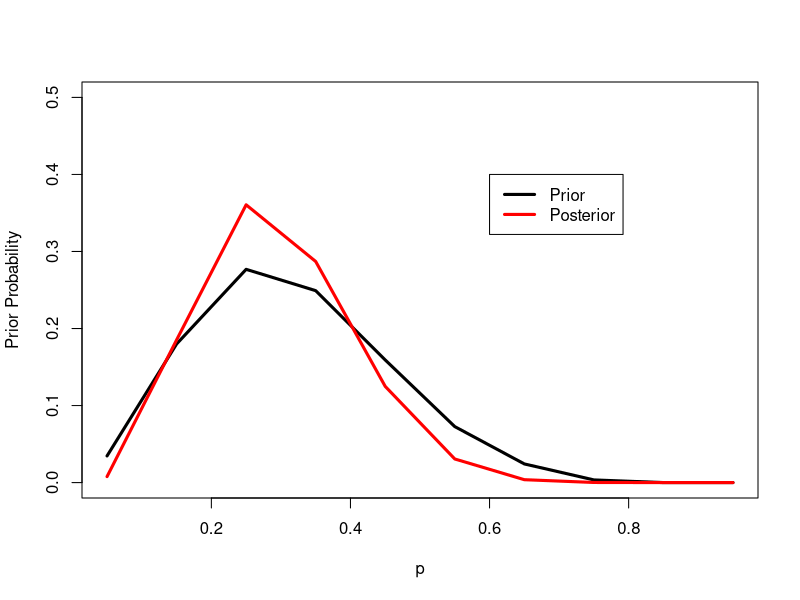
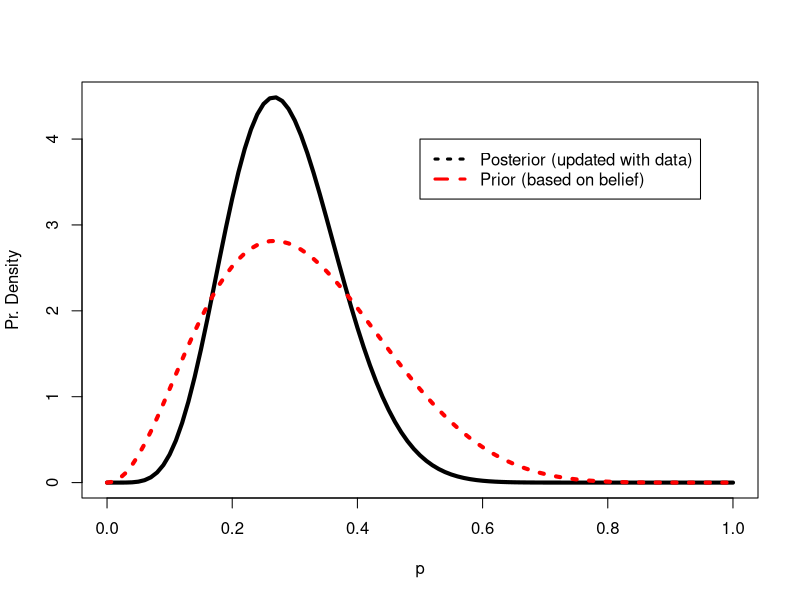
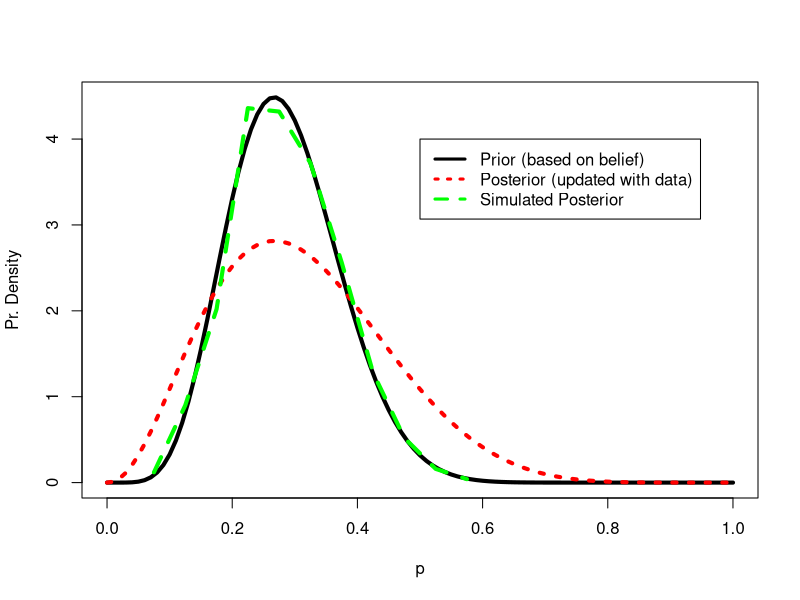
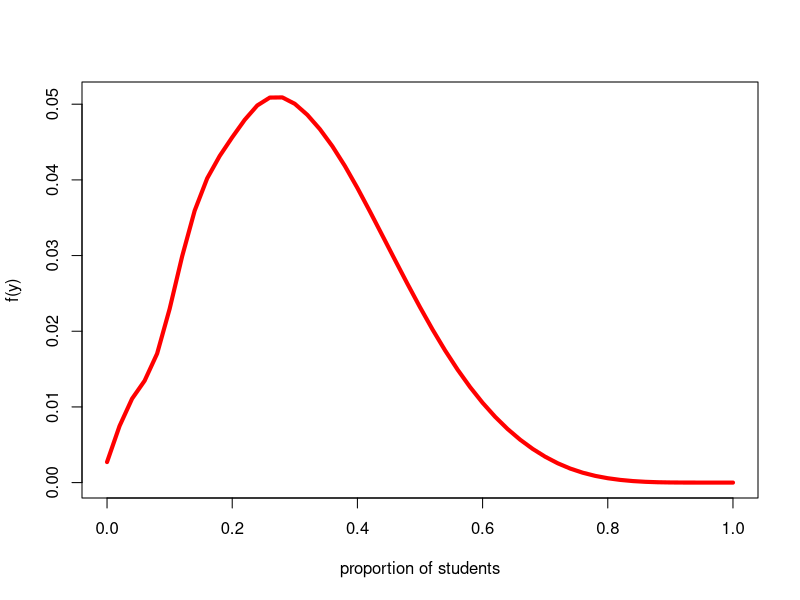
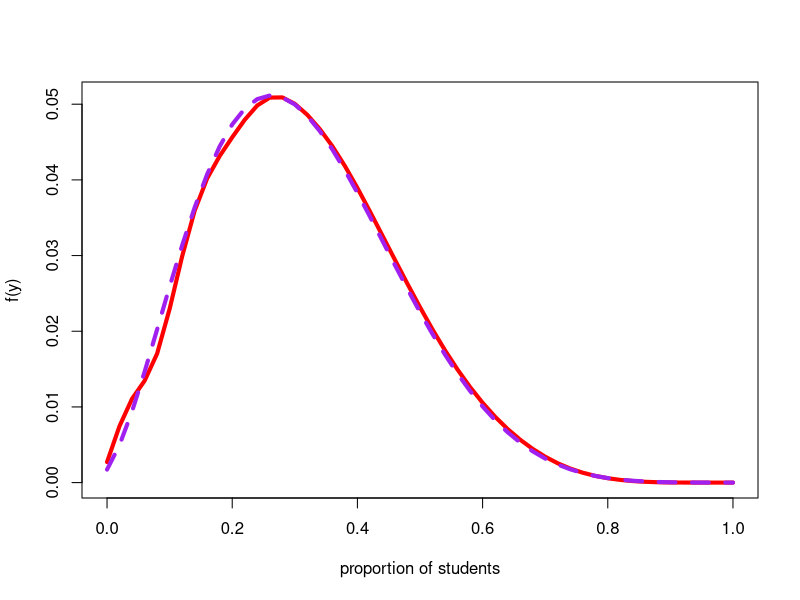
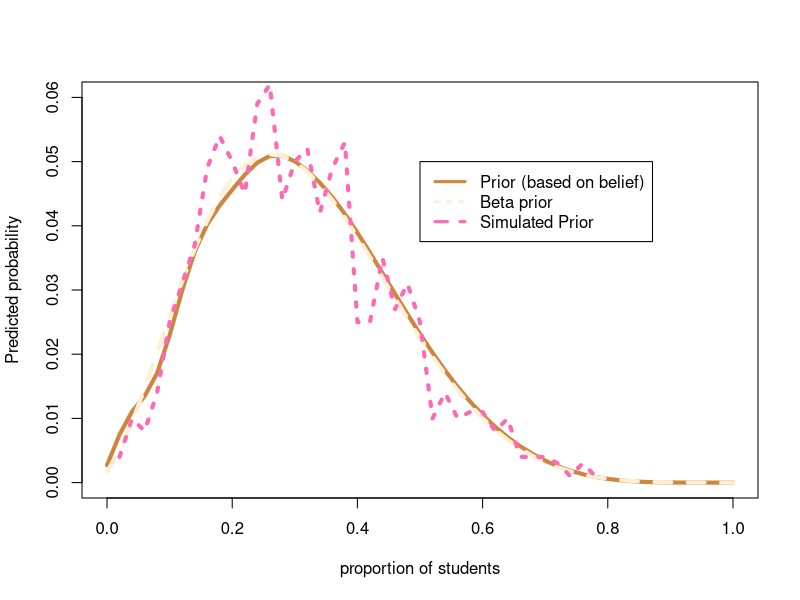
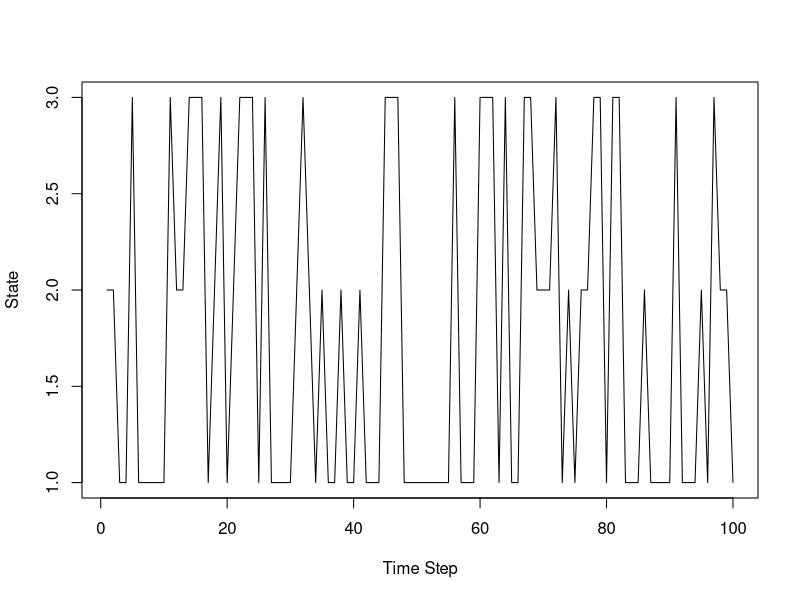
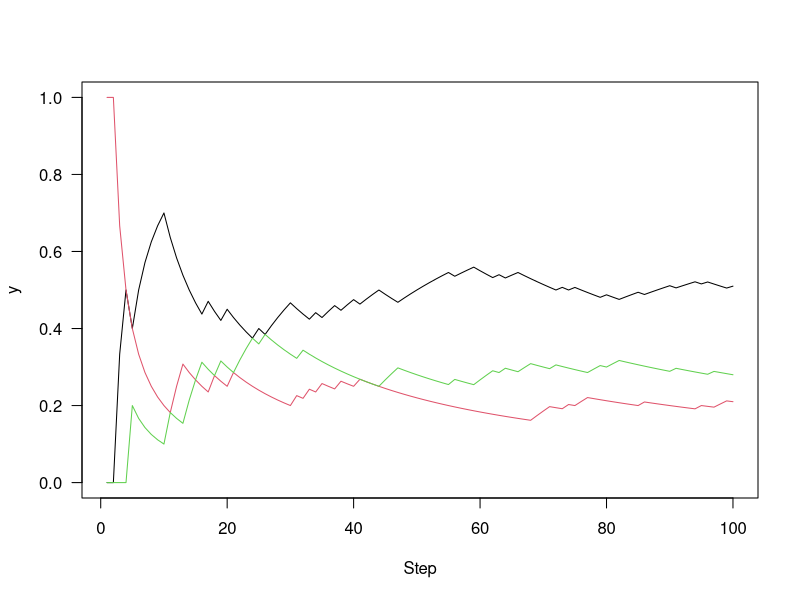

Write R code to recreate these figures, in order.
## ---- chunk 1
#vector of possible proportions
   p = seq(0.05, 0.95, by = 0.1)
## ---- chunk 2
prior = c(1, 5.2, 8, 7.2, 4.6, 2.1, 0.7, 0.1, 0, 0)
prior = prior/sum(prior)
## ---- chunk 3

s = 4 #number of successes
f = 11 #number of failures
data = c(s, f)

#defining a posterior distribution based on a Beta model

post = p^s * (1-p)^f
post = post/sum(post)
## ---- chunk 4
plot(p, prior, type = "l", ylab="Prior Probability", ylim=c(0,0.5), lwd=3)
lines(p, post, col='red', lwd=3)
legend(.6, .4, c("Prior", "Posterior"), col=c("black","red"), lwd=3)
## ---- chunk 5
install.packages("LearnBayes")
library(LearnBayes)
post = pdisc(p, prior, data)
## ---- chunk 6
#quantile on our DCF
quantile2=list(p=.9,x=.5) #90th percentile is .5
quantile1=list(p=.5,x=.3) #50th percentile is .3
## ---- chunk 7
beta.select(quantile1,quantile2)
## ---- chunk 8
#paramters (estimated) of our Beta distribution that we are using a model to our prior (to give use the likelihood)
a  = 3.26
b = 7.19

# use dbeta as the density of the beta distribution with shape parameters a+s and b+f, to give us the posterior
curve(dbeta(x,a+s,b+f), from=0, to=1, xlab="p",ylab="Pr. Density",lty=1,lwd=4)

#prior distribution (a,b)
curve(dbeta(x,a,b),add=TRUE,lty=3,lwd=4, col="red")

# add a legend
legend(.5,4,c("Posterior (updated with data)","Prior (based on belief)"), lty=c(3,2),lwd=c(3,3), col=c("black","red"))
## ---- chunk 9
1 - pbeta(0.5, a + s, b + f)
## ---- chunk 10
ps = rbeta(1000, a + s, b + f)
## ---- chunk 11
# use dbeta as the density of the beta distribution with shape parameters a+s and b+f
curve(dbeta(x,a+s,b+f), from=0, to=1, xlab="p",ylab="Pr. Density",lty=1,lwd=4)

#posterior distribution
curve(dbeta(x,a,b),add=TRUE,lty=3,lwd=4, col="red")

# get the histogram
h = hist(ps, plot=F)

lines(h$mids, h$density, lty=2,lwd=4, col="green")

# add a legend
legend(.5,4,c("Prior (based on belief)","Posterior (updated with data)","Simulated Posterior"),
       lty=c(1,3,2),lwd=c(3,3,3), col=c("black","red", "green"))

## ---- chunk 12
m=50 #future sample size m
ys=0:m #number of successes
pred=pdiscp(p, prior, m, ys) #vector of predictive probabilities

# make a plot of predicted probabilities vs proportion of students
plot(ys/m, pred, 'l', lwd=4, col="red", ylab="f(y)", xlab="proportion of students")
## ---- chunk 13
pred_beta = pbetap(c(a, b), m, ys)

# let's update our plot
plot(ys/m, pred, 'l', lwd=4, col="red", ylab="f(y)", xlab="proportion of students")
lines(ys/m, pred_beta, 'l', lwd=4, lty =2, col="purple") #gives very similar answers
## ---- chunk 14
pprime = rbeta(1000, a, b)
## ---- chunk 15
Ntrials = 50
y = rbinom(1000, Ntrials, pprime)
## ---- chunk 16
freq = table(y)
freq
## ---- chunk 17
#convert frequencies to probabilities
predprob = freq/sum(freq)

ysim=as.integer(names(freq))
## ---- chunk 18
cols = c("peru","papayawhip", "hotpink")

# let's update our plot again
plot(ys/m, pred, 'l', lwd=4, col=cols[1], ylab="Predicted probability", xlab="proportion of students", ylim=c(0,.06))
lines(ys/m, pred_beta, 'l', lwd=4, lty =2, col=cols[2])
lines(ysim/m, predprob, 'l', lwd=4, lty =3, col=cols[3])

# add a legend
legend(.5,.05,c("Prior (based on belief)","Beta prior","Simulated Prior"),
       lty=c(1,3,2),lwd=c(3,3,3), col=cols)

## ---- chunk 19
dist=cbind(ysim,predprob)
discint(dist, .95)

.956/m
27/m

## ---- chunk 20
P = rbind(c(.5,  .25, .25),
           c(.2,  .1,  .7),
           c(.25, .25, .5))
P
## ---- chunk 21
v = eigen(t(P), FALSE)$vectors[,1]
v = v/sum(v) # normalise eigenvector
## ---- chunk 22
run = function(i, P, n) {
    res = integer(n) #preallocate the array
    for (t in seq_len(n))
        res[[t]] = sample(nrow(P), 1, pr=P[i,]) #get random sample with certain probability
    res
}
## ---- chunk 23
samples = run(1, P, 100)
plot(samples, type="l", xlab="Time Step", ylab="State")
## ---- chunk 24
cum_mean = function(x){
  cumsum(x)/seq_along(x)
}
## ---- chunk 25
plot(cum_mean(samples == 1), type="l", ylim=c(0, 1),
     xlab="Step", ylab="y", las=1)
lines(cum_mean(samples == 2), col=2)
lines(cum_mean(samples == 3), col=3)
## ---- chunk 26
n = 5000
set.seed(1) #for reproducibility
samples = run(1, P, n)
plot(cum_mean(samples == 1), type="l", ylim=c(0, 1), log="x",
     xlab="Step", ylab="y", col=1)
lines(cum_mean(samples == 2), col=2)
lines(cum_mean(samples == 3), col=3)
abline(h=v, lty=2) #draw horizontal lines for steady state v
## ---- chunk 27
# get 100 random numbers from the exponential distribution
x = rexp(100)

# we're gonna run the simulation 10,000 times
Nsteps = 10000
# preallocate an output array
lambda = rep(0,Nsteps)

# start with a value of 1 
lambda[1] = cur_lambda <- 1  # Starting value
for (i in 1:Nsteps) {
   #propose a new lambda
   prop_lambda = runif(1,0,5)  #sample from uniform distribution
   #define the acceptance probability
   alpha = exp(sum(dexp(x,prop_lambda,log=TRUE)) - sum(dexp(x,cur_lambda,log=TRUE)))
   if (runif(1) < alpha) 
     # if accepted, set current lambda as prop lambda 
     cur_lambda = prop_lambda
     # and stash this lambda in lambda array
     lambda[i] = cur_lambda
}

hist(lambda)
## ---- chunk 28
p = 0.4
mu = c(-1, 2)
sd = c(.5, 2)

f = function(x)
    p     * dnorm(x, mu[1], sd[1]) +
    (1-p) * dnorm(x, mu[2], sd[2])
## ---- chunk 29
curve(f(x), col="red", -4, 8, n=301)
## ---- chunk 30
q = function(x) rnorm(1, x, 4)
## ---- chunk 31
# we're passing it a value for x, and 2 functions, f, and q
onestep = function(x, f, q) {
    ## Pick new point
    xp = q(x)
    ## Acceptance probability:
    alpha = min(1, f(xp) / f(x))
    ## Accept new point with probability alpha:
    if (runif(1) < alpha)
        x = xp
    ## Returning the point:
    x
}
## ---- chunk 32
#start with x
run = function(x, f, q, nsteps) {
    #return a matrix with nsteps rows, and the same number of columns as length(x)
    res = matrix(NA, nsteps, length(x))
    for (i in seq_len(nsteps))
        # we need to use an "assignment vector" to pass x to the function
        res[i,] = x <- onestep(x, f, q) 
    drop(res) #squeeze the dimensions to 1 level
}
## ---- chunk 33
start = -10
res = run(start, f, q, 1000)
## ---- chunk 34
plot(res, type="l", ylab="Parameter", xlab="Sample")
## ---- chunk 35
hist(res, 50, freq=FALSE, main="", ylim=c(0, .4), xlab="x", ylab="Probability density")

# add the curve
curve(f(x), add=TRUE, col="red", n=200)
## ---- chunk 36
set.seed(1)
longrun = run(start, f, q, 50000)

hist(longrun, 100, freq=FALSE, main="", ylim=c(0, .4),
     xlab="x", ylab="Probability density", col="grey")

curve(f(x) , add=TRUE, col="red", n=200)
## ---- chunk 37
wide = run(-10, f, function(x) rnorm(1, x,  33), 1000)
narrow = run(-10, f, function(x) rnorm(1, x,  .3), 1000)
## ---- chunk 38
plot(res, type="s", xpd=NA, ylab="Parameter", xlab="Sample",
     col="grey")
lines(wide, col="red")
lines(narrow, col="blue")
## ---- chunk 39
par(mfrow=c(1, 3), mar=c(4, 2, 3.5, .5))
acf(narrow, main="Small steps")
acf(res, main="Intermediate")
acf(wide, main="Large steps")
## ---- chunk 40
# The wolf pups dataset
x = c(5, 8, 7, 5, 3, 4, 3, 9, 5, 8, 5, 6, 5, 6, 4, 7)

hist(x, xlim=c(0,10))
## ---- chunk 41
#install.packages("VGAM")
library(VGAM)
#The Laplace distribution is not part of base R but is available in the VGAM package.
laplacef = function(pars) {sum(VGAM::dlaplace(x, pars[1], exp(pars[2]), log = TRUE))}
## ---- chunk 42
# we're passing it 1 function, f, an initializing vector, and number of time steps to run
allsteps_laplace = function(laplacef, inits, nsteps) {
  
    samples = matrix(NA, nrow = nsteps, ncol = length(inits))
    samples[1,] = inits  
    
    for(i in 2:nsteps) {
      #current log density
      curr_log_dens = laplacef(samples[i - 1, ])
      
      # pick a new point
      xp = samples[i - 1, ] + runif(length(inits), -0.5, 0.5)
      
      #acceptance probability (remember this is a logarithm)
      alpha = laplacef(xp)
      
      ## Accept new point with probability exp(alpha - current log density):
      if(runif(1) < exp(alpha - curr_log_dens)) {
        samples[i, ] = xp
      } else {
        samples[i, ] = samples[i - 1, ]
      }
    }
    #return the samples
    samples    
}
## ---- chunk 43
samples = allsteps_laplace(laplacef, inits = c(0,0), nsteps=1000)

par(mfrow=c(1,2))
# Plotting location MU
plot(samples[,1], type = "l", ylab = expression(Location ~ mu), col = "blue", xlab="step")

# Plotting shape B
plot(samples[,2], type = "l", ylab = "Shape, b", col = "blue", xlab="step")
## ---- chunk 44
mus = quantile(samples[250:1000,1], c(0.025, 0.5, 0.975))
mus
## ---- chunk 45
bs = quantile(samples[250:1000,2], c(0.025, 0.5, 0.975))
bs
## ---- chunk 46
hist(samples[250:1000], 50, freq=FALSE, main="", ylim=c(0,2), xlim=c(0, 10),
     xlab="x", ylab="Probability density")

# add the curve
curve(VGAM::dlaplace(x, mus[[2]], bs[[2]]), add=TRUE, col="red", n=200)
